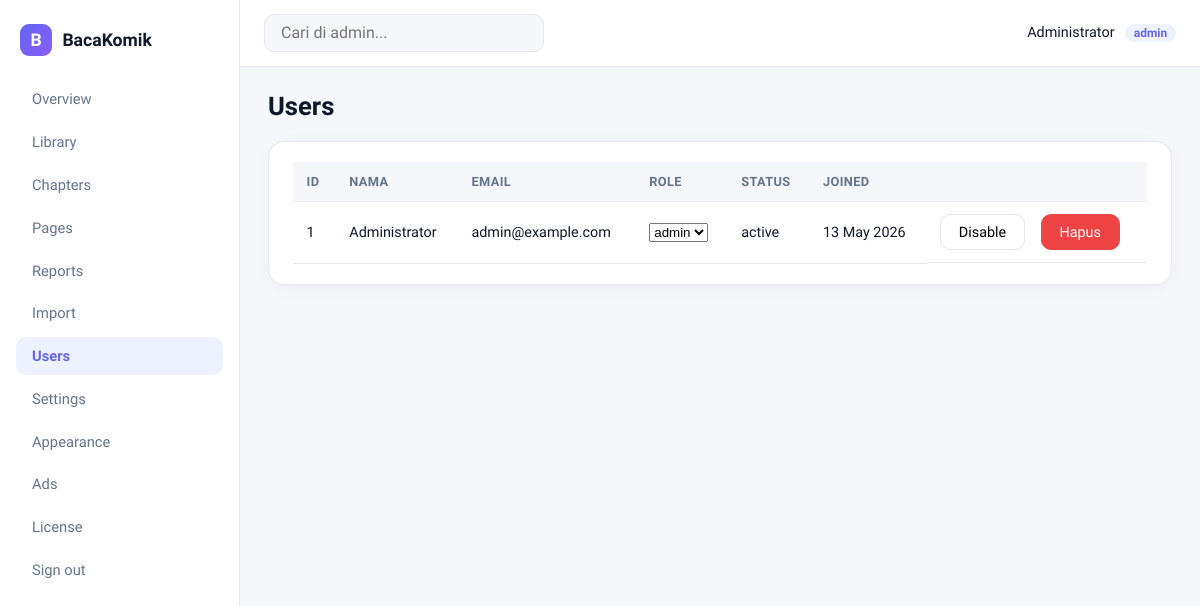
Page /admin/users (signed in) on the committed database.
### tables this page shows
CREATE TABLE users (
    id INT UNSIGNED AUTO_INCREMENT PRIMARY KEY,
    name VARCHAR(100) NOT NULL,
    email VARCHAR(150) NOT NULL UNIQUE,
    password_hash VARCHAR(255) NOT NULL,
    role ENUM('user','admin') DEFAULT 'user',
    status ENUM('active','disabled') DEFAULT 'active',
    created_at DATETIME DEFAULT CURRENT_TIMESTAMP
);

### public/index.php (called while the page is built, shortened)
<?php
spl_autoload_register(function (string $class): void {
    $relative = substr($class, 4);
    $file = APP_PATH . '/' . str_replace('\\', '/', $relative) . '.php';
});
Database::init(require BASE_PATH . '/config/database.php');
$router = new Router();
$router->get('/',                    'HomeController@index');
$router->get('/series',              'HomeController@series');
$router->get('/popular',             'HomeController@popular');
$router->get('/library',             'HomeController@library');
$router->get('/search',              'HomeController@search');
$router->get('/api/search',          'HomeController@apiSearch');
$router->get('/comic/{slug}',        'ComicController@show');
$router->get('/comic/{slug}/chapter/{chapterSlug}', 'ReaderController@show');
$router->post('/bookmark/{id}',      'ComicController@bookmark');
$router->get('/login',               'AuthController@loginForm');
$router->post('/login',              'AuthController@login');
$router->get('/register',            'AuthController@registerForm');
$router->post('/register',           'AuthController@register');
$router->get('/logout',              'AuthController@logout');
$router->get('/page/{slug}',         'HomeController@page');
$router->get('/admin',                          'Admin\DashboardController@index');
$router->get('/admin/library',                  'Admin\ComicController@index');
$router->get('/admin/library/create',           'Admin\ComicController@create');
$router->post('/admin/library/store',           'Admin\ComicController@store');
$router->get('/admin/library/edit/{id}',        'Admin\ComicController@edit');
$router->post('/admin/library/update/{id}',     'Admin\ComicController@update');
$router->post('/admin/library/delete/{id}',     'Admin\ComicController@delete');
$router->get('/admin/chapters',                 'Admin\ChapterController@index');
$router->get('/admin/chapters/create',          'Admin\ChapterController@create');
$router->post('/admin/chapters/store',          'Admin\ChapterController@store');
$router->get('/admin/chapters/edit/{id}',       'Admin\ChapterController@edit');
$router->post('/admin/chapters/update/{id}',    'Admin\ChapterController@update');
$router->post('/admin/chapters/delete/{id}',    'Admin\ChapterController@delete');
$router->get('/admin/pages',                    'Admin\SettingController@pages');
$router->post('/admin/pages/save',              'Admin\SettingController@savePage');
$router->get('/admin/reports',                  'Admin\SettingController@reports');
$router->post('/admin/reports/{id}/status',     'Admin\SettingController@reportStatus');
$router->get('/admin/import',                   'Admin\ImportController@index');
$router->post('/admin/import/preview',          'Admin\ImportController@preview');
$router->post('/admin/import/run',              'Admin\ImportController@run');
$router->get('/admin/import/status/{id}',       'Admin\ImportController@status');
$router->post('/admin/import/tick/{id}',        'Admin\ImportController@tick');
$router->get('/admin/import/tick/{id}',         'Admin\ImportController@tick');
$router->post('/admin/import/cancel/{id}',      'Admin\ImportController@cancel');
$router->post('/admin/import/retry-failed/{id}', 'Admin\ImportController@retryFailed');
$router->get('/admin/users',                    'Admin\UserController@index');
$router->post('/admin/users/{id}/toggle',       'Admin\UserController@toggle');
$router->post('/admin/users/{id}/role',         'Admin\UserController@setRole');
$router->post('/admin/users/{id}/delete',       'Admin\UserController@delete');
$router->get('/admin/settings',                 'Admin\SettingController@index');
$router->post('/admin/settings/save',           'Admin\SettingController@save');
$router->get('/admin/appearance',               'Admin\AppearanceController@index');
$router->post('/admin/appearance/save',         'Admin\AppearanceController@save');
$router->get('/admin/ads',                      'Admin\AdsController@index');
$router->post('/admin/ads/save',                'Admin\AdsController@save');
$router->get('/admin/license',                  'Admin\SettingController@license');
$router->get('/storage/{path:.*}',              'HomeController@serveStorage');
$router->get('/sitemap.xml',                    'HomeController@sitemap');
$router->get('/sitemap-pages.xml',              'HomeController@sitemapPages');
$router->get('/sitemap-genres.xml',             'HomeController@sitemapGenres');
$router->get('/sitemap-comics-{chunk:\d+}.xml', 'HomeController@sitemapComics');
$router->get('/sitemap-chapters-{chunk:\d+}.xml','HomeController@sitemapChapters');
$router->get('/robots.txt',                     'HomeController@robots');
$router->dispatch();

### app/Auth.php (called while the page is built, shortened)
<?php
class Auth
{
    public static function user(): ?array
    {
        return Database::fetch('SELECT id, name, email, role, status FROM users WHERE id = ?', [$_SESSION['user_id']]);
    }
    public static function check(): bool { return !empty($_SESSION['user_id']); }
    public static function isAdmin(): bool { return ($_SESSION['user_role'] ?? '') === 'admin'; }
}

### app/Database.php (called while the page is built, shortened)
<?php
class Database
{
    private static ?PDO $pdo = null;
    public static function init(array $config): void
    {
        $dsn = sprintf(
            'mysql:host=%s;port=%s;dbname=%s;charset=%s',
            $config['host'], $config['port'], $config['database'], $config['charset']
        );
        try {
            self::$pdo = new PDO($dsn, $config['username'], $config['password'], [
                PDO::ATTR_ERRMODE            => PDO::ERRMODE_EXCEPTION,
                PDO::ATTR_DEFAULT_FETCH_MODE => PDO::FETCH_ASSOC,
                PDO::ATTR_EMULATE_PREPARES   => false,
            ]);
        } catch (PDOException $e) {
            http_response_code(500);
            die('Database connection failed: ' . htmlspecialchars($e->getMessage()));
        }
    }
    public static function pdo(): PDO
    {
        return self::$pdo;
    }
    public static function query(string $sql, array $params = []): \PDOStatement
    {
        $stmt = self::pdo()->prepare($sql);
        $stmt->execute($params);
        return $stmt;
    }
    public static function fetch(string $sql, array $params = []): ?array
    {
        $row = self::query($sql, $params)->fetch();
        return $row ?: null;
    }
    public static function fetchAll(string $sql, array $params = []): array
    {
        return self::query($sql, $params)->fetchAll();
    }
}

### app/Models/User.php (called while the page is built, shortened)
<?php
class User
{
    public static function all(): array
    {
        return Database::fetchAll('SELECT id, name, email, role, status, created_at FROM users ORDER BY id DESC');
    }
}

### app/Controllers/Admin/UserController.php (called while the page is built, shortened)
<?php
class UserController extends AdminController
{
    public function index(): string
    {
        return $this->view('admin/users', [
            'title' => 'Users',
            'users' => User::all(),
        ]);
    }
}

### app/Models/Setting.php (called while the page is built, shortened)
<?php
class Setting
{
    private static ?array $cache = null;
    public static function all(): array
    {
        if (self::$cache === null) {
            $rows = Database::fetchAll('SELECT setting_key, setting_value FROM settings');
            self::$cache = [];
            foreach ($rows as $r) self::$cache[$r['setting_key']] = $r['setting_value'];
        }
        return self::$cache;
    }
    public static function get(string $key, ?string $default = null): ?string
    {
        $all = self::all();
        return $all[$key] ?? $default;
    }
}

### app/Controllers/Admin/AdminController.php (called while the page is built, shortened)
<?php
abstract class AdminController extends Controller
{
    protected function view(string $name, array $data = [], ?string $layout = 'admin'): string
    {
        $data['settings'] = $data['settings'] ?? [
            'site_name' => Setting::get('site_name', 'BacaKomik'),
        ];
        $data['currentUser'] = Auth::user();
        return View::render($name, $data, $layout);
    }
}

### app/View.php (called while the page is built, shortened)
<?php
class View
{
    public static function render(string $name, array $data = [], ?string $layout = 'main'): string
    {
        $file = VIEW_PATH . '/' . str_replace('.', '/', $name) . '.php';
        extract($data, EXTR_SKIP);
        require $file;
        $content = ob_get_clean();
        $layoutFile = VIEW_PATH . '/layouts/' . $layout . '.php';
        require $layoutFile;
        return ob_get_clean();
    }
}

### views/admin/users.php (the view, shortened to what this page needs)
<h1 class="page-title">Users</h1>
<div class="card">
  <table class="data-table">
    <thead><tr><th>ID</th><th>Nama</th><th>Email</th><th>Role</th><th>Status</th><th>Joined</th><th></th></tr></thead>
    <tbody>
    <?php foreach ($users as $u): ?>
      <tr>
        <td><?= $u['id'] ?></td>
        <td><?= htmlspecialchars($u['name']) ?></td>
        <td><?= htmlspecialchars($u['email']) ?></td>
        <td>
          <form method="post" action="/admin/users/<?= $u['id'] ?>/role" class="inline">
            <select name="role" onchange="this.form.submit()">
              <option value="admin" <?= $u['role'] === 'admin' ? 'selected' : '' ?>>admin</option>
            </select>
          </form>
        </td>
        <td><?= htmlspecialchars($u['status']) ?></td>
        <td><?= date('d M Y', strtotime($u['created_at'])) ?></td>
        <td class="row">
          <form method="post" action="/admin/users/<?= $u['id'] ?>/toggle" class="inline">
            <?= \App\Csrf::field() ?><button class="btn-ghost"><?= $u['status'] === 'active' ? 'Disable' : 'Enable' ?></button>
          </form>
          <form method="post" action="/admin/users/<?= $u['id'] ?>/delete" onsubmit="return confirm('Hapus user?')" class="inline">
            <?= \App\Csrf::field() ?><button class="btn-danger">Hapus</button>
          </form>
        </td>
      </tr>
    <?php endforeach; ?>
    </tbody>
  </table>
</div>

### app/Router.php (shortened to what this page needs)
<?php
class Router
{
    private array $routes = ['GET' => [], 'POST' => []];
    private function add(string $method, string $path, string $handler): void
    {
        $this->routes[$method][] = ['path' => $path, 'handler' => $handler];
    }
    public function dispatch(): void
    {
        $method = $_SERVER['REQUEST_METHOD'] ?? 'GET';
        $uri = parse_url($_SERVER['REQUEST_URI'] ?? '/', PHP_URL_PATH) ?: '/';
        foreach ($this->routes[$method] ?? [] as $route) {
            $regex = $this->compile($route['path']);
            if (preg_match($regex, $uri, $matches)) {
                array_shift($matches);
                $params = array_filter($matches, 'is_string', ARRAY_FILTER_USE_KEY);
                $this->call($route['handler'], $params);
                return;
            }
        }
    }
    private function compile(string $path): string
    {
        $regex = preg_replace_callback('#\{([a-zA-Z_]+)(?::([^}]+))?\}#', function ($m) {
            $name = $m[1];
            $pattern = $m[2] ?? '[^/]+';
            return '(?P<' . $name . '>' . $pattern . ')';
        }, $path);
        return '#^' . $regex . '/?$#';
    }
    private function call(string $handler, array $params): void
    {
        [$controller, $method] = explode('@', $handler);
        $instance = new $class();
        echo $instance->$method(...array_values($params));
    }
}

### views/layouts/admin.php (shortened to what this page needs)
<?php
$user = \App\Auth::user();
$flash = $_SESSION['flash'] ?? null; unset($_SESSION['flash']);
?>
<!doctype html>
<html lang="id">
<head>
<link rel="stylesheet" href="/assets/css/admin.css">
</head>
<body>
<aside class="sidebar">
  <div class="sidebar-brand">
    <span class="brand-mark">B</span>
    <span>BacaKomik</span>
  </div>
  <nav class="sidebar-nav">
    <a href="/admin" class="<?= $_SERVER['REQUEST_URI'] === '/admin' ? 'active' : '' ?>">Overview</a>
    <a href="/admin/library" class="<?= str_contains($_SERVER['REQUEST_URI'], '/admin/library') ? 'active' : '' ?>">Library</a>
    <a href="/admin/chapters" class="<?= str_contains($_SERVER['REQUEST_URI'], '/admin/chapters') ? 'active' : '' ?>">Chapters</a>
    <a href="/admin/pages" class="<?= str_contains($_SERVER['REQUEST_URI'], '/admin/pages') ? 'active' : '' ?>">Pages</a>
    <a href="/admin/reports" class="<?= str_contains($_SERVER['REQUEST_URI'], '/admin/reports') ? 'active' : '' ?>">Reports</a>
    <a href="/admin/import" class="<?= str_contains($_SERVER['REQUEST_URI'], '/admin/import') ? 'active' : '' ?>">Import</a>
    <a href="/admin/users" class="<?= str_contains($_SERVER['REQUEST_URI'], '/admin/users') ? 'active' : '' ?>">Users</a>
    <a href="/admin/settings" class="<?= str_contains($_SERVER['REQUEST_URI'], '/admin/settings') ? 'active' : '' ?>">Settings</a>
    <a href="/admin/appearance" class="<?= str_contains($_SERVER['REQUEST_URI'], '/admin/appearance') ? 'active' : '' ?>">Appearance</a>
    <a href="/admin/ads" class="<?= str_contains($_SERVER['REQUEST_URI'], '/admin/ads') ? 'active' : '' ?>">Ads</a>
    <a href="/admin/license" class="<?= str_contains($_SERVER['REQUEST_URI'], '/admin/license') ? 'active' : '' ?>">License</a>
    <a href="/logout">Sign out</a>
  </nav>
</aside>
<div class="admin-main">
  <header class="admin-topbar">
    <div class="topbar-search">
      <input type="search" placeholder="Cari di admin...">
    </div>
    <div class="topbar-user">
      <span><?= htmlspecialchars($user['name'] ?? '') ?></span>
      <span class="role-pill"><?= htmlspecialchars($user['role'] ?? '') ?></span>
    </div>
  </header>
  <div class="admin-content">
    <?= $content ?>
  </div>
</div>
</body>
</html>

### rows in the picture
users: name "Administrator", role "admin", id "1", email "admin@example.com", status "active", created_at "13 May 2026", shows "Disable"
